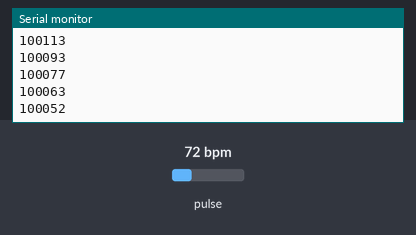
Recording of a sketch running on a simulated ESP32. Parts: the last lines printed to the serial monitor. The test bench sets the inputs (shaded band); at power-on: pulse 72 bpm.

Above: at 2.2 s.
2.3 s: pulse set to 42 bpm
At 2.36 s:
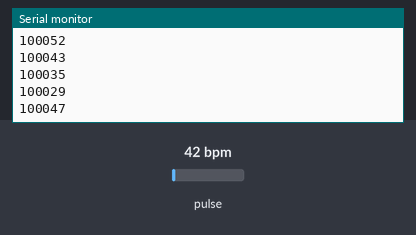
3.8 s: pulse set to 70 bpm
At 3.8 s:
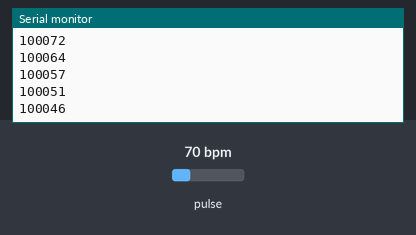
Timing chart, 0 to 6.8 s (numbered marks = the images above; inputs shaded):
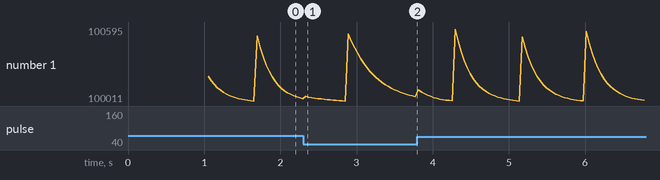

The sketch:

heartrate_test.ino
```cpp
#include <Wire.h>
#include "MAX30105.h"

MAX30105 sensor;

void setup() {
  Serial.begin(115200);
  delay(1000);

  Wire.begin(21, 22);
  Wire.setClock(100000);

  Serial.println();
  Serial.println("MAX30102 RAW IR TEST");

  if (!sensor.begin(Wire, I2C_SPEED_STANDARD)) {
    Serial.println("ERROR: Sensor not found!");
    Serial.println("Check VIN, GND, SDA, and SCL.");
    while (true) {
      delay(1000);
    }
  }

  // Low LED power for an initial signal check
  byte ledBrightness = 0x1F;  // 31/255
  byte sampleAverage = 4;
  byte ledMode = 2;            // Red + IR
  int sampleRate = 100;
  int pulseWidth = 411;
  int adcRange = 4096;

  sensor.setup(
    ledBrightness,
    sampleAverage,
    ledMode,
    sampleRate,
    pulseWidth,
    adcRange
  );

  // Disable the red LED to focus on IR
  sensor.setPulseAmplitudeRed(0);
  sensor.setPulseAmplitudeIR(0x1F);
  sensor.setPulseAmplitudeGreen(0);

  Serial.println("Sensor initialized.");
  Serial.println("Place finger gently over sensor.");
  Serial.println("IR values:");
}

void loop() {
  sensor.check();

  while (sensor.available()) {
    unsigned long ir = sensor.getIR();

    Serial.println(ir);

    sensor.nextSample();
  }
}
```

Measured:
- after the input at 2.3 s, the serial monitor: prints a new line at once (image 1)
- plotted number 1: 100029 → 100046 after the input at 2.3 s
